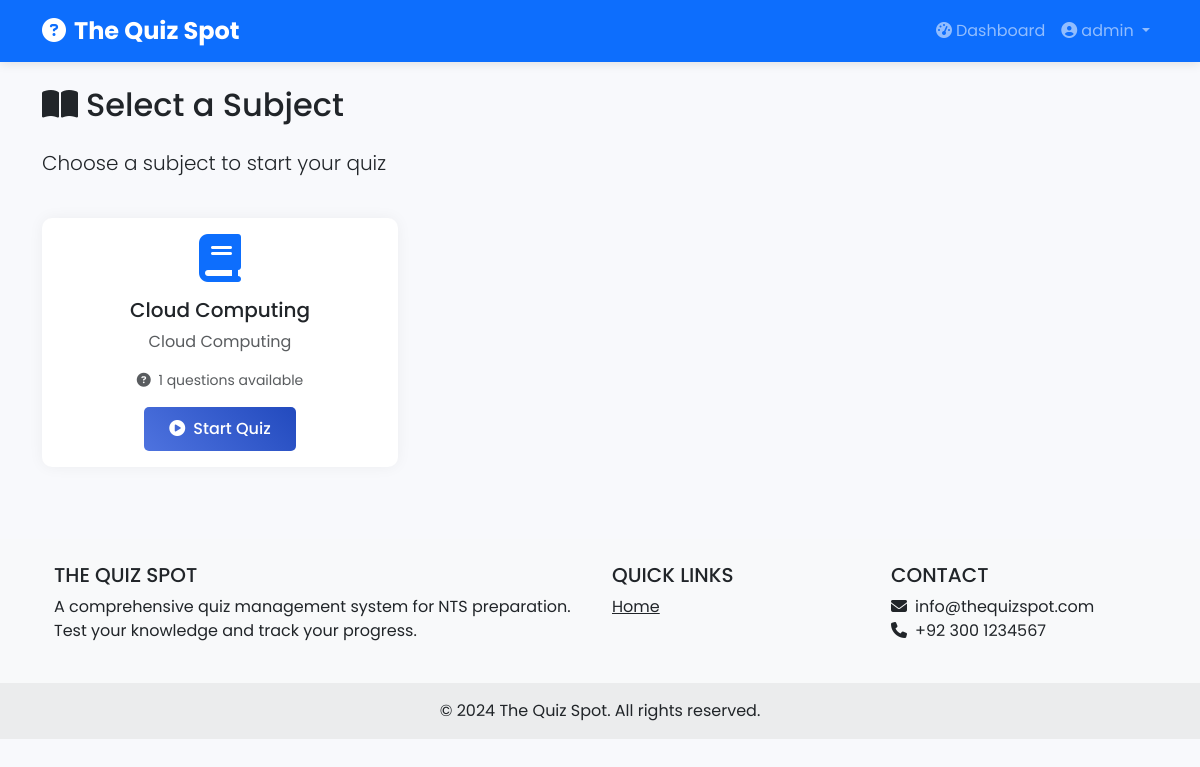
/select-subject/ (signed in), run on an earlier commit of the app's database.
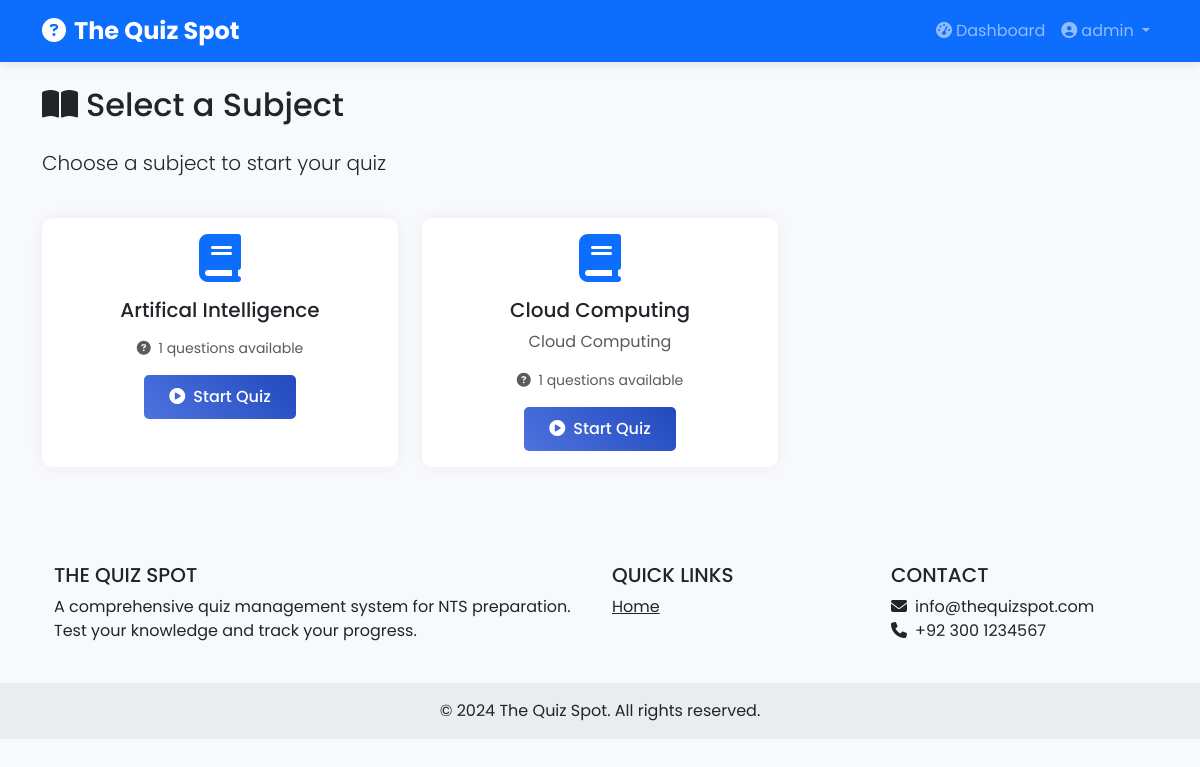
And on a later commit of the database.
### quiz/models.py (models this page shows, shortened)
class Subject(models.Model):
    name = models.CharField(max_length=100, unique=True)
    description = models.TextField(blank=True)
    created_at = models.DateTimeField(auto_now_add=True)
    updated_at = models.DateTimeField(auto_now=True)
    class Meta:
        ordering = ['name']

### quiz/views.py (the view)
# urls.py: path('select-subject/', views.select_subject, name='select_subject'),
@user_required
def select_subject(request):
    subjects = Subject.objects.all()
    return render(request, 'user/select_subject.html', {'subjects': subjects})

### templates/user/select_subject.html (shortened to what this page needs)
{% extends 'base.html' %}
{% block content %}
<div class="container py-4">
    <div class="row mb-4">
        <div class="col-12">
            <h2 class="mb-4">
                <i class="fas fa-book-open me-2"></i>Select a Subject
            </h2>
            <p class="lead">Choose a subject to start your quiz</p>
        </div>
    </div>
    <div class="row g-4">
        {% for subject in subjects %}
        <div class="col-md-4">
            <div class="card h-100">
                <div class="card-body text-center">
                    <i class="fas fa-book fa-3x text-primary mb-3"></i>
                    <h5 class="card-title">{{ subject.name }}</h5>
                    <p class="card-text text-muted">{{ subject.description|truncatechars:100 }}</p>
                    <p class="text-muted small">
                        <i class="fas fa-question-circle me-1"></i>
                        {{ subject.questions.count }} questions available
                    </p>
                    <a href="{% url 'start_quiz' subject.id %}" class="btn btn-primary">
                        <i class="fas fa-play-circle me-2"></i>Start Quiz
                    </a>
                </div>
            </div>
        </div>
        {% endfor %}
    </div>
</div>
{% endblock %}

What changed in the data, as far as the page shows it:
added Subject: name "Artifical Intelligence", questions.count "1"
